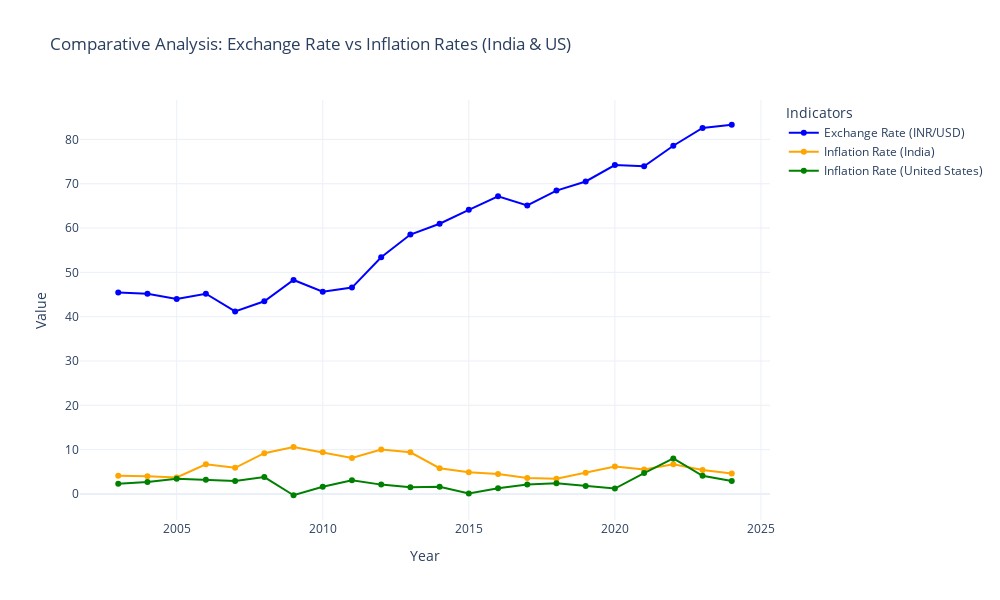

The code cell stored with this chart in its notebook:
### Markdown cell above
**Key Points**: <br>
**Inflation Rate (India) and Exchange Rate (INR/USD)** : There is weak negative correlation(-0.33), means increase in inflation rate in india decrease the value of indian rupee for US dollar but the relationship is not much strong.<br>
**Inflation Rate (United States) and Exchange Rate (INR/USD)** : There is weak positive correlation(0.23)between Exchange rate and inflation rate of USA.It suggests that higher inflation in the United States might be associated with a depreciation of the USD against the INR, but again, the relationship is not strong.
**Inflation Rate (India) vs. Inflation Rate (United States)**: The correlation between the inflation rates of India and the United States is very weak and negative (-0.12), which indicates that the inflation rates in these two countries do not move together.

### Code cell
fig = go.Figure()

fig.add_trace(go.Scatter(x=merged_df['Year'],
                         y=merged_df['Exchange Rate (INR/USD)'],
                         mode='lines+markers',
                         name='Exchange Rate (INR/USD)',
                         line=dict(color='blue'))
             )
fig.add_trace(go.Scatter(x=merged_df['Year'],
                         y=merged_df['Inflation Rate (India)'],
                         mode='lines+markers',
                         name='Inflation Rate (India)',
                         line=dict(color='orange'))
             )
fig.add_trace(go.Scatter(x=merged_df['Year'],
                         y=merged_df['Inflation Rate (United States)'],
                         mode='lines+markers',
                         name='Inflation Rate (United States)',
                         line=dict(color='green'))
             )
fig.update_layout(title='Comparative Analysis: Exchange Rate vs Inflation Rates (India & US)',
                  xaxis_title='Year',
                  yaxis_title='Value',
                  legend_title_text='Indicators',
                  template='plotly_white',
                  height=600,
                  width=1000)

fig.show()

### Figure 1 — Plotly figure (JSON) as saved in the notebook; plotly's stock layout.template omitted (floating-point values rounded to 4 significant figures)
{"data": [{"line": {"color": "blue"}, "mode": "lines+markers", "name": "Exchange Rate (INR/USD)", "type": "scatter", "x": [2003, 2004, 2005, 2006, 2007, 2008, 2009, 2010, 2011, 2012, 2013, 2014, 2015, 2016, 2017, 2018, 2019, 2020, 2021, 2022, 2023, 2024], "y": [45.48, 45.19, 44.0, 45.18, 41.19, 43.46, 48.28, 45.62, 46.56, 53.4, 58.53, 60.97, 64.12, 67.17, 65.11, 68.45, 70.51, 74.22, 73.94, 78.58, 82.58, 83.31]}, {"line": {"color": "orange"}, "mode": "lines+markers", "name": "Inflation Rate (India)", "type": "scatter", "x": [2003, 2004, 2005, 2006, 2007, 2008, 2009, 2010, 2011, 2012, 2013, 2014, 2015, 2016, 2017, 2018, 2019, 2020, 2021, 2022, 2023, 2024], "y": [4.1, 4, 3.7, 6.7, 5.9, 9.2, 10.6, 9.4, 8.1, 10, 9.4, 5.8, 4.9, 4.5, 3.6, 3.4, 4.8, 6.2, 5.5, 6.7, 5.4, 4.6]}, {"line": {"color": "green"}, "mode": "lines+markers", "name": "Inflation Rate (United States)", "type": "scatter", "x": [2003, 2004, 2005, 2006, 2007, 2008, 2009, 2010, 2011, 2012, 2013, 2014, 2015, 2016, 2017, 2018, 2019, 2020, 2021, 2022, 2023, 2024], "y": [2.3, 2.7, 3.4, 3.2, 2.9, 3.8, -0.3, 1.6, 3.1, 2.1, 1.5, 1.6, 0.1, 1.3, 2.1, 2.4, 1.8, 1.2, 4.7, 8, 4.1, 2.9]}], "layout": {"height": 600, "legend": {"title": {"text": "Indicators"}}, "title": {"text": "Comparative Analysis: Exchange Rate vs Inflation Rates (India & US)"}, "width": 1000, "xaxis": {"title": {"text": "Year"}}, "yaxis": {"title": {"text": "Value"}}}}
